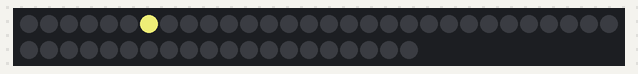
The sketch below on a simulated Arduino Uno, built with avr-gcc and run on an emulated ATmega328P. Parts: 50 RGB LEDs in strip order, left to right, continuing on the next row. Random numbers use the default seed unless the sketch sets one.

Above: at 3.15 s.
At 7.79 s:
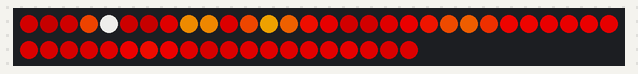
At 12.11 s:
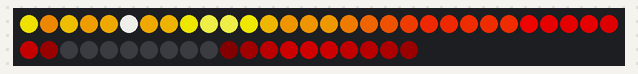
At 21.38 s:
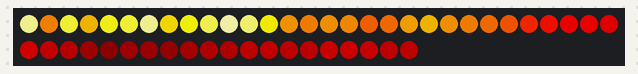
At 30.04 s:
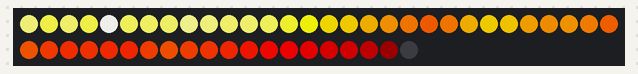
At 39.62 s:
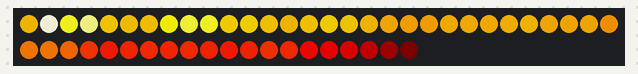

The sketch:

fire.ino
```cpp
#include <FastLED.h>

#define LED_PIN     12
#define COLOR_ORDER GRB
#define CHIPSET     WS2811
#define NUM_LEDS    50

#define BRIGHTNESS  200
#define FRAMES_PER_SECOND 60

bool gReverseDirection = false;

CRGB leds[NUM_LEDS];

void setup() {
  delay(3000);
  FastLED.addLeds<CHIPSET, LED_PIN, COLOR_ORDER>(leds, NUM_LEDS).setCorrection( TypicalLEDStrip );
  FastLED.setBrightness( BRIGHTNESS );
}

void loop()
{
  // random16_add_entropy( random());

  Fire();

  FastLED.show();
  FastLED.delay(1000 / FRAMES_PER_SECOND);
}
// Default 50, suggested range 20-100
#define COOLING  55
// Default 120, suggested range 50-200.
#define SPARKING 120


void Fire()
{
  static byte heat[NUM_LEDS];

    for( int i = 0; i < NUM_LEDS; i++) {
      heat[i] = qsub8( heat[i],  random8(0, ((COOLING * 10) / NUM_LEDS) + 2));
    }
    for( int k= NUM_LEDS - 1; k >= 2; k--) {
      heat[k] = (heat[k - 1] + heat[k - 2] + heat[k - 2] ) / 3;
    }
    if( random8() < SPARKING ) {
      int y = random8(7);
      heat[y] = qadd8( heat[y], random8(160,255) );
    }
    for( int j = 0; j < NUM_LEDS; j++) {
      CRGB color = HeatColor( heat[j]);
      int pixelnumber;
      if( gReverseDirection ) {
        pixelnumber = (NUM_LEDS-1) - j;
      } else {
        pixelnumber = j;
      }
      leds[pixelnumber] = color;
    }
}
```
